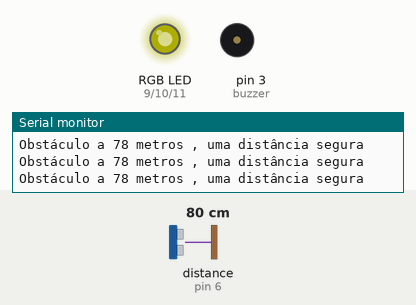
A sketch run on a simulated Arduino Uno, built with avr-gcc and run on an emulated ATmega328P. Shown: an RGB LED mixed from three pins (HIGH = lit), buzzer (waves = sounding, pin HIGH), the last lines printed to the serial monitor. Wiring (inferred from the names in the program): ultrasonic range finder: trigger pin 5; echo pin 6. The test bench sets the inputs (shaded band); at power-on: distance to the obstacle (sensor on pin 6) 80 cm. The echo pulse lasts 58.3 µs per cm; dim RGB values are drawn brighter than linear; pins used as bus, display or sensor lines are not drawn.

Above: at 1.2 s.
1.3 s: distance to the obstacle (sensor on pin 6) set to 24 cm
4.3 s: distance to the obstacle (sensor on pin 6) set to 19 cm
At 4.7 s:
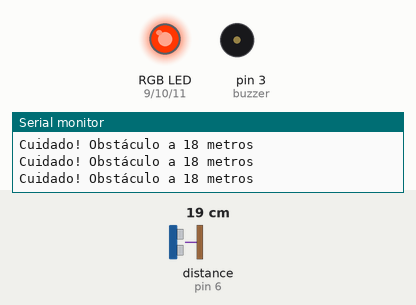
5.8 s: distance to the obstacle (sensor on pin 6) set to 13 cm
8.8 s: distance to the obstacle (sensor on pin 6) set to 10 cm
At 9.2 s:
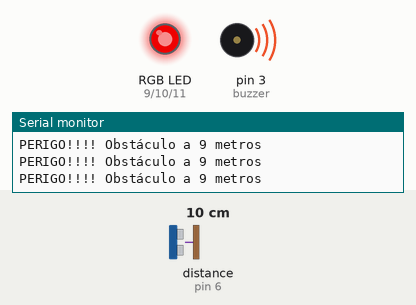
Timing chart, 0 to 11.3 s (numbered marks = the images above; inputs shaded):
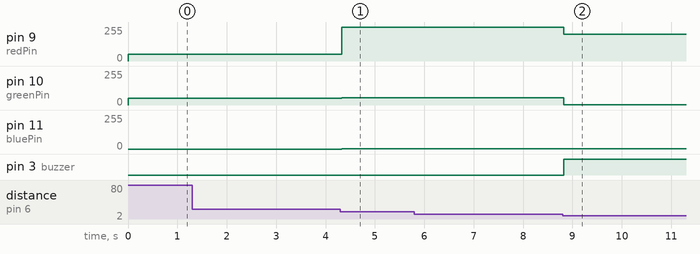

The sketch:

ultrasonic_detector_circuit_code.ino
```cpp
// Defino pins

const int trigPin = 5;
const int buzzer = 3;
const int redPin = 9;
const int greenPin = 10;
const int bluePin = 11;
const int echoPin = 6;

// Defino vaariaveis pra calculo distancia
long duration;
int distance;
int safetyDistance;


void setup() {

    pinMode(trigPin, OUTPUT); // trigPin como Output
    pinMode(echoPin, INPUT); // echoPin como Input
    pinMode(buzzer, OUTPUT); // buzzer como Input
    // Pins RGB
    pinMode(redPin, OUTPUT);
    pinMode(bluePin, OUTPUT);
    pinMode(redPin, OUTPUT);
    Serial.begin(9600);

}


void loop() {
    // Reset trigpin
    digitalWrite(trigPin, LOW);
    delayMicroseconds(2);

    // trigPin em HIGH  por 10 microsec
    digitalWrite(trigPin, HIGH);
    delayMicroseconds(10);
    digitalWrite(trigPin, LOW);

    // Duracao percurso
    duration = pulseIn(echoPin, HIGH);

    // Distancia calculo
    distance= duration*0.034/2;

    safetyDistance = distance;
    if (safetyDistance <= 10){
      // Setup cores e som - VERMELHO
      digitalWrite(buzzer, HIGH);
      analogWrite(redPin, 200);
      analogWrite(greenPin, 1);
      analogWrite(bluePin, 1);
      // Serial print
      Serial.print("PERIGO!!!! Obstáculo a ");
      Serial.print(safetyDistance);
      Serial.println(" metros");

    }
    if (10 < safetyDistance && safetyDistance <= 20) {
      // Setup cores e som - AMARELO
      digitalWrite(buzzer, LOW);
      analogWrite(redPin, 255);
      analogWrite(bluePin, 1);
      analogWrite(greenPin, 55);
      // Serial print
      Serial.print("Cuidado! Obstáculo a ");
      Serial.print(safetyDistance);
      Serial.println(" metros");
    }
    if (safetyDistance > 20) {
      // Setup cores e som - VERDE
      digitalWrite(buzzer, LOW);
      analogWrite(redPin, 50);
      analogWrite(greenPin, 50);
      analogWrite(bluePin, 0);
      // Serial print
      Serial.print("Obstáculo a ");
      Serial.print(safetyDistance);
      Serial.println(" metros , uma distância segura");

    }


}
```

Measured:
- the behaviour switches between 22 and 21 cm on distance to the obstacle (sensor on pin 6) (found by bisection; images 0 and 1)
- the behaviour switches between 12 and 11 cm on distance to the obstacle (sensor on pin 6) (found by bisection; images 1 and 2)
- after the input at 4.3 s, pin 9 (redPin): 50/255 → 255/255 at once; pin 10 (greenPin): 50/255 → 55/255 at once; pin 11 (bluePin): 0/255 → 1/255 at once
- after the input at 8.8 s, pin 9 (redPin): 255/255 → 200/255 at once; pin 10 (greenPin): 55/255 → 1/255 at once; pin 3 (buzzer): LOW → HIGH at once
